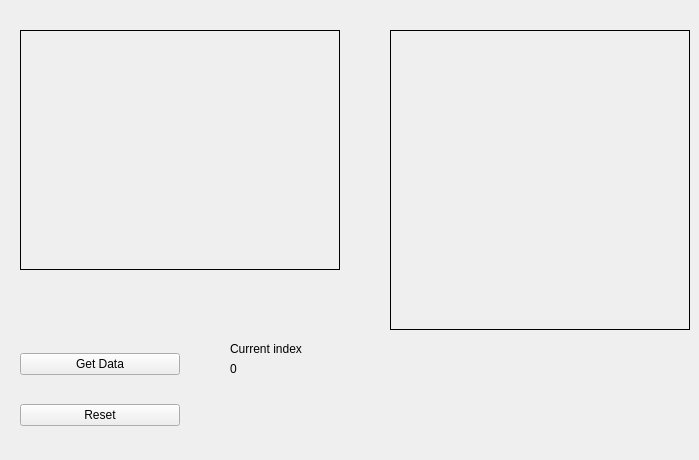
    <widget class="QWidget" name="CalibrationTab">
     <attribute name="title">
      <string>Calibration</string>
     </attribute>
     <widget class="QLabel" name="calibCameraLabel">
      <property name="geometry">
       <rect>
        <x>20</x>
        <y>30</y>
        <width>320</width>
        <height>240</height>
       </rect>
      </property>
      <property name="frameShape">
       <enum>QFrame::Box</enum>
      </property>
      <property name="text">
       <string/>
      </property>
     </widget>
     <widget class="QLabel" name="calibLaserLabel">
      <property name="geometry">
       <rect>
        <x>390</x>
        <y>30</y>
        <width>300</width>
        <height>300</height>
       </rect>
      </property>
      <property name="frameShape">
       <enum>QFrame::Box</enum>
      </property>
      <property name="text">
       <string/>
      </property>
     </widget>
     <widget class="QWidget" name="verticalLayoutWidget_3">
      <property name="geometry">
       <rect>
        <x>20</x>
        <y>330</y>
        <width>160</width>
        <height>121</height>
       </rect>
      </property>
      <layout class="QVBoxLayout" name="verticalLayout_4">
       <item>
        <widget class="QPushButton" name="calibGetDataButton">
         <property name="text">
          <string>Get Data</string>
         </property>
        </widget>
       </item>
       <item>
        <widget class="QPushButton" name="calibResetButton">
         <property name="text">
          <string>Reset</string>
         </property>
        </widget>
       </item>
      </layout>
     </widget>
     <widget class="QLabel" name="label_29">
      <property name="geometry">
       <rect>
        <x>230</x>
        <y>340</y>
        <width>101</width>
        <height>17</height>
       </rect>
      </property>
      <property name="text">
       <string>Current index</string>
      </property>
     </widget>
     <widget class="QLabel" name="calibIndexLabel">
      <property name="geometry">
       <rect>
        <x>230</x>
        <y>360</y>
        <width>66</width>
        <height>17</height>
       </rect>
      </property>
      <property name="text">
       <string>0</string>
      </property>
     </widget>
    </widget>
